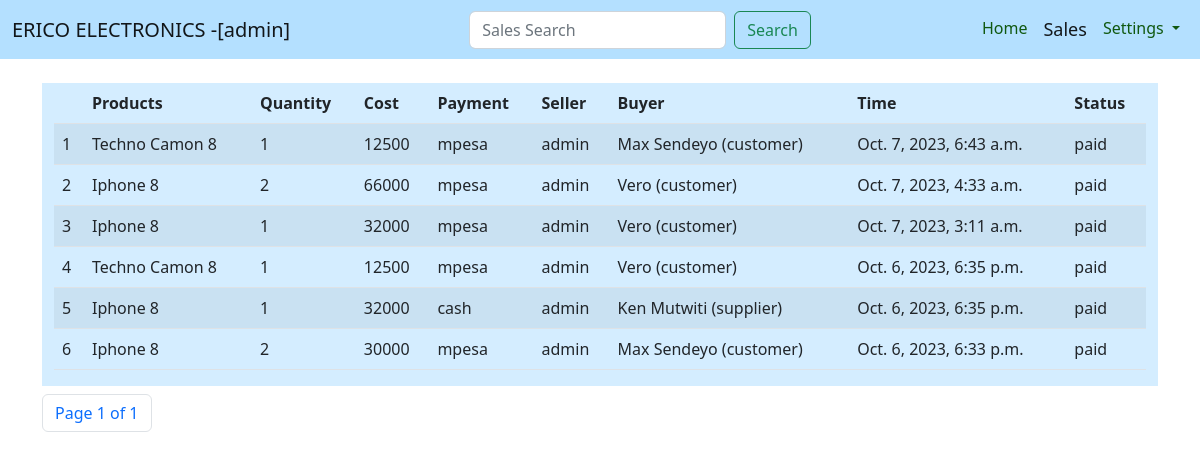
/sales/ (signed in), run on an earlier commit of the app's database.
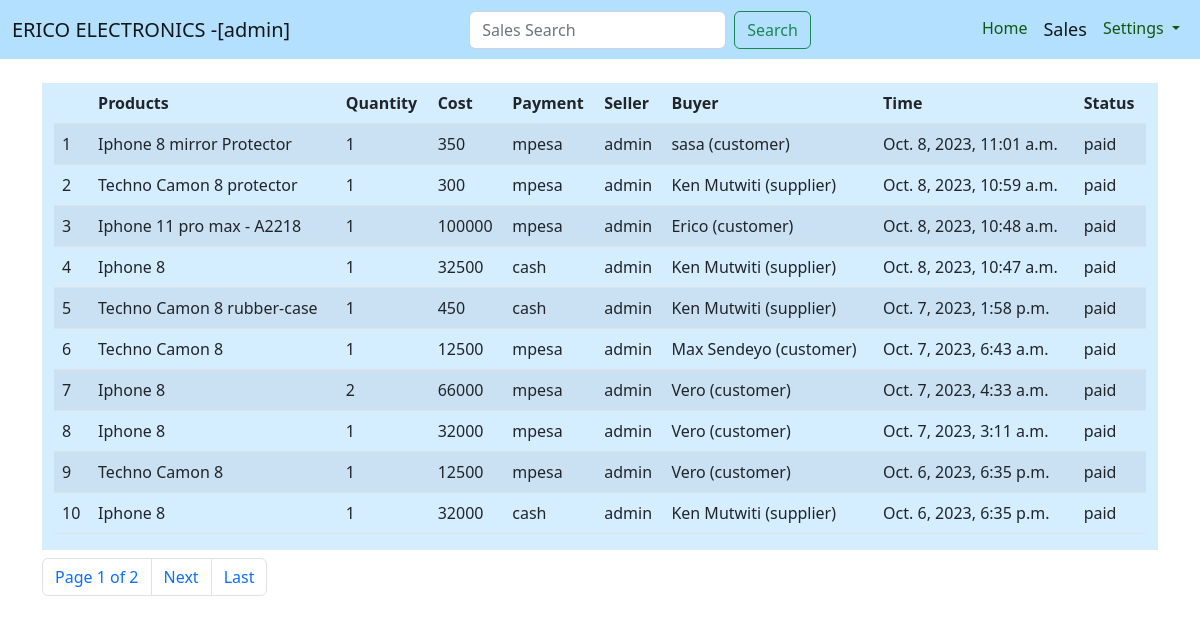
And on a later commit of the database.
### website/models.py (models this page shows, shortened)
class Sale(models.Model):
    product = models.ForeignKey(Product, on_delete=models.CASCADE)
    quantity = models.IntegerField(default=1)
    priceSold = models.IntegerField()
    dateTime = models.DateTimeField(auto_now_add=True)
    paymentMethod = models.CharField(max_length=10)
    buyer = models.ForeignKey(Contact, blank=True, null=True, on_delete=models.SET_NULL)
    seller = models.ForeignKey(User, null=True, blank=True, on_delete=models.SET_NULL)
    status = models.CharField(max_length=10)

class Product(models.Model):
    name = models.CharField(max_length=200, unique=True)
    category = models.ForeignKey(Category, on_delete=models.CASCADE)
    description = models.TextField(blank=True, null=True)
    quantity = models.IntegerField()
    buyingPrice = models.IntegerField()
    sellingPrice = models.IntegerField()
    discountPrice = models.IntegerField(default=0)
    location = models.CharField(blank=True, null=True, max_length=1000)
    def __str__(self):
        return self.name

### users/models.py (models this page shows)
class Contact(models.Model):
    CATEGORY_CHOICES = [
        ("customer", "Customer"),
        ("supplier", "Supplier")
    ]
    name = models.CharField(max_length=300)
    category = models.CharField(max_length=20, choices=CATEGORY_CHOICES)
    phone = models.CharField(max_length=13, unique=True)
    description = models.TextField(null=True, blank=True)
    def __str__(self):
        return f"{self.name} ({self.category})"

### website/views.py (the view)
# urls.py: path("sales/", views.sales, name="sales-page"),
@login_required
def sales(request):
    salesDb = Sale.objects.all().order_by("-id")
    paginator = Paginator(salesDb, 10)
    sales = paginator.get_page(request.GET.get("page"))
    context = {
        "tab":"sales",
        "sales": sales
    }
    return render(request, "website/sales.html", context)

### website/templates/website/sales.html (shortened to what this page needs)
{% extends 'website/extends/structure.html' %}
{% block structure %}
{% include 'website/components/salesTable.html' %}
{% endblock structure %}

### website/templates/website/components/salesTable.html (shortened to what this page needs)
{% if sales %}
<div class="contact row m-auto mt-4">
  <div class="col phone">
    <table class="table table table-striped table-hover table-responsive">
      <thead>
        <tr>
            <th></th>
          <th>Products</th>
          <th>Quantity</th>
          <th>Cost</th>
          <th>Payment</th>
          <th>Seller</th>
          <th>Buyer</th>
          <th>Time</th>
          <th>Status</th>
        </tr>
      </thead>
      <tbody>
        {% for sale in sales %}
        <tr>
            <td>{{ forloop.counter }}</td>
          <td>{{ sale.product }}</td>
          <td>{{ sale.quantity }}</td>
          <td>{{ sale.priceSold }}</td>
          <td>{{ sale.paymentMethod }}</td>
          <td>{{ sale.seller }}</td>
          <td>{{ sale.buyer }}</td>
          <td>{{ sale.dateTime }}</td>
          <td>{{ sale.status }}</td>
        </tr>
        {% endfor %}
      </tbody>
    </table>
  </div>
</div>
<div class="mt-2">
  <nav aria-label="Page navigation example">
      <ul class="pagination">
        <li class="page-item"><a class="page-link" href="?page={{ sales.number }}">Page {{ sales.number }} of {{ sales.paginator.num_pages }}</a></li>
        {% if sales.has_next %}
        <li class="page-item"><a class="page-link" href="?page={{sales.next_page_number}}">Next</a></li>
        <li class="page-item"><a class="page-link" href="?page={{sales.paginator.num_pages}}">Last</a></li>
        {% endif %}
      </ul>
    </nav>
</div>
{% else %}
<div class="text-center m-4">No sales Done Yet.</div>
{% endif %}

What changed in the data, as far as the page shows it:
no longer on this page (row unchanged): Sale: product "Iphone 8", quantity "2", priceSold "30000", paymentMethod "mpesa", seller "admin", buyer "Max Sendeyo (customer)", dateTime "Oct. 6, 2023, 6:33 p.m.", status "paid"
added Sale: product "Iphone 8 mirror Protector", quantity "1", priceSold "350", paymentMethod "mpesa", seller "admin", buyer "sasa (customer)", dateTime "Oct. 8, 2023, 11:01 a.m.", status "paid"
added Sale: product "Techno Camon 8 protector", quantity "1", priceSold "300", paymentMethod "mpesa", seller "admin", buyer "Ken Mutwiti (supplier)", dateTime "Oct. 8, 2023, 10:59 a.m.", status "paid"
added Sale: product "Iphone 11 pro max - A2218", quantity "1", priceSold "100000", paymentMethod "mpesa", seller "admin", buyer "Erico (customer)", dateTime "Oct. 8, 2023, 10:48 a.m.", status "paid"
added Sale: product "Iphone 8", quantity "1", priceSold "32500", paymentMethod "cash", seller "admin", buyer "Ken Mutwiti (supplier)", dateTime "Oct. 8, 2023, 10:47 a.m.", status "paid"
added Sale: product "Techno Camon 8 rubber-case", quantity "1", priceSold "450", paymentMethod "cash", seller "admin", buyer "Ken Mutwiti (supplier)", dateTime "Oct. 7, 2023, 1:58 p.m.", status "paid"
Also different on the page:
{{ sales.paginator.num_pages }}: "1" → "2"
text now shown: "Next Last"
